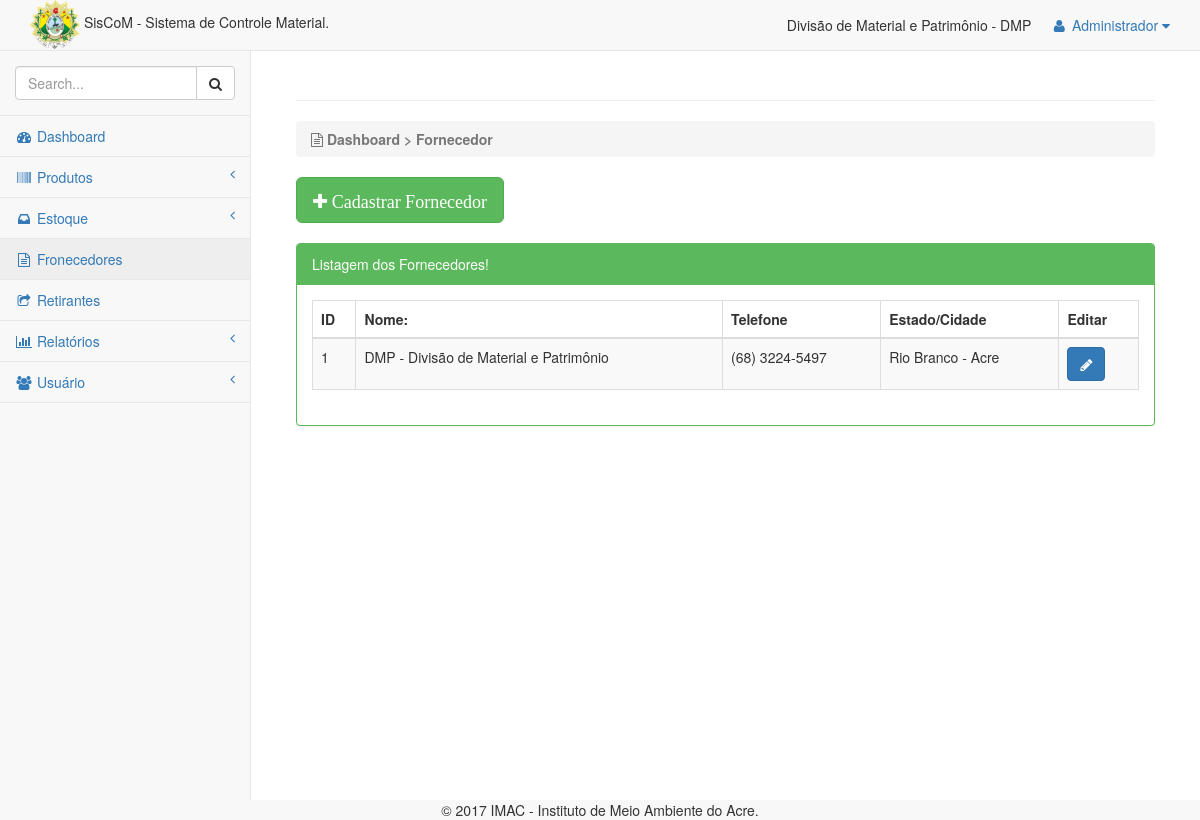
Page /controle/pages/fornecedores.php (signed in) on the committed database.
### tables this page shows
CREATE TABLE `fornecedor` (
  `id_fornecedor` int(11) NOT NULL,
  `nome` varchar(120) NOT NULL,
  `telefone` varchar(20) NOT NULL,
  `estado` varchar(15) NOT NULL,
  `cidade` varchar(15) NOT NULL
);

### controle/pages/fornecedores.php (the view, shortened to what this page needs)
<!DOCTYPE html>
  <html lang="en">
  <head>
    <link href="../bower_components/bootstrap/dist/css/bootstrap.min.css" rel="stylesheet">
    <link href="../bower_components/metisMenu/dist/metisMenu.min.css" rel="stylesheet">
    <link href="../bower_components/datatables-plugins/integration/bootstrap/3/dataTables.bootstrap.css" rel="stylesheet">
    <link href="../bower_components/datatables-responsive/css/dataTables.responsive.css" rel="stylesheet">
    <link href="../dist/css/sb-admin-2.css" rel="stylesheet">
    <link href="../bower_components/font-awesome/css/font-awesome.min.css" rel="stylesheet" type="text/css">
    </head>
    <body>
        <div id="wrapper">
         <nav class="navbar navbar-default navbar-static-top" role="navigation" style="margin-bottom: 0">
            <div class="navbar-header">
                <img class="profile-img" src="../img/brasao.png" width="50" height=""> SisCoM - Sistema de Controle Material.
                <a class="navbar-brand" href="index.html"></a>
            </div>
            <ul class="nav navbar-top-links navbar-right">Divisão de Material e Patrimônio - DMP
                <li class="dropdown">
                    <a class="dropdown-toggle" data-toggle="dropdown" href="#">
                        <i class="fa fa-user fa-fw"></i> <?php echo $_SESSION['apelido']." "; ?><i class="fa fa-caret-down"></i>
                    </a>
                </li>
            </ul>
            <div class="navbar-default sidebar" role="navigation">
                <div class="sidebar-nav navbar-collapse">
                    <ul class="nav" id="side-menu">
                        <li class="sidebar-search">
                            <div class="input-group custom-search-form">
                                <input type="text" class="form-control" placeholder="Search...">
                                <span class="input-group-btn">
                                    <button class="btn btn-default" type="button">
                                        <i class="fa fa-search"></i>
                                    </button>
                                </span>
                            </div>
                        </li>
                        <li>
                            <a href="index.php"><i class="fa fa-dashboard fa-fw"></i> Dashboard</a>
                        </li>
                        <li>
                            <a href="#"><i class="fa fa-barcode fa-fw"></i> Produtos<span class="fa arrow"></span></a>
                        </li>
                        <li>
                            <a href="#"><i class="fa fa-inbox fa-fw"></i> Estoque<span class="fa arrow"></span></a>
                        </li>
                        <li>
                            <a href="fornecedores.php"><i class="fa fa-file-text-o fa-fw"></i> Fronecedores</a>
                        </li>
                        <li>
                            <a href="retirantes.php"><i class="fa fa-share-square-o fa-fw"></i> Retirantes</a>
                        </li>
                        <li>
                            <a href="#"><i class="fa fa-bar-chart-o fa-fw"></i> Relat&oacute;rios<span class="fa arrow"></span></a>
                        </li>
                        <li>
                            <a href="#"><i class="fa fa-users fa-fw"></i> Usu&aacute;rio<span class="fa arrow"></span></a>
                        </li>
                    </ul>
                </div>
            </div>
        </nav>
        <div id="page-wrapper">
            <div class="container-fluid">
                <div class="row">
                    <div class="col-lg-12">
                        <h1 class="page-header">
                       </h1>
                       <ol class="breadcrumb">
                        <li class="active">
                            <i class="fa fa-file-text-o"></i><b> Dashboard > Fornecedor <?php if(isset($_GET['id'])){ echo " > Editar";} ?></b>
                        </li>
                    </ol>
                </div>
            </div>
            <div class="row">
                <div class="col-lg-12">
                    <?php
                   if(empty($_GET['id'])){
                    ?>
                    <button type='button' class="btn btn-success btn-lg" data-toggle="modal" data-target=".bs-example-modal-lg" ><i class='fa fa-plus'> Cadastrar Fornecedor</i></button>
                    <br>
                    <br>
                </div>
            </div>
            <div class="row">
                <div class="col-lg-12">
                    <div class="panel panel-green">
                        <div class="panel-heading">
                            Listagem dos Fornecedores!
                        </div>
                        <div class="panel-body">
                            <div class="dataTable_wrapper">
                               <table width="100%" class="table table-striped table-bordered table-hover" id="dataTables-example">
                                <thead>
                                    <tr>
                                        <th>ID</th>
                                        <th>Nome:</th>
                                        <th>Telefone</th>
                                        <th>Estado/Cidade</th>
                                        <th>Editar</th>
                                    </tr>
                                </thead>
                                <tbody>
                                    <?php
                                    include("../include/conexao.php");
                                    $rs = $conexao->query("SELECT  id_fornecedor, nome, telefone, estado, cidade FROM fornecedor");
                                    while ($row = $rs->fetch(PDO::FETCH_ASSOC)) {
                                        echo "<tr class='gradeX'";
                                        echo "<br>";
                                        echo "<td>" . $row["id_fornecedor"] . "</td>";
                                        echo "<td>" . utf8_encode($row["nome"]) . "</td>";
                                        echo "<td>" . $row["telefone"]. "</td>";
                                        echo "<td>" . utf8_encode($row["cidade"]." - ".$row["estado"]). "</td>";
                                        echo "<td ><a href='?id=".$row["id_fornecedor"]."'><button type='button' class='btn btn-primary'><i class='fa fa-pencil'></i></button></a></td>";
                                        echo "</tr>";
                                    }
                                    ?>
                                </tbody>
                            </table>
                        </div>
                    </div>
                </div>
            </div>
        </div>
        <?php
            }
                ?>
</div>
</div>
</div>
</body>
<div class="footer">
 <center> © 2017 IMAC - Instituto de Meio Ambiente do Acre. </center>
</div>
</html>

### rows in the picture
fornecedor: id_fornecedor "1", nome "DMP - Divisão de Material e Patrimônio", telefone "(68) 3224-5497", utf8_encode($row["cidade"]." - ".$row["estado"]) "Rio Branco - Acre"

### other values in the picture
$_SESSION['apelido'] "Administrador"
